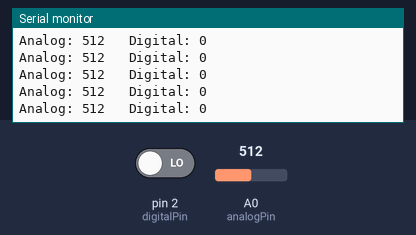
The sketch below on a simulated Arduino Uno, built with avr-gcc and run on an emulated ATmega328P. Parts: the last lines printed to the serial monitor. The test bench sets the inputs (shaded band); at power-on: A0 (analogPin) = 512, pin 2 (digitalPin) LOW.

Above: at 1.2 s.
1.3 s: A0 (analogPin) set to 107
At 1.33 s:
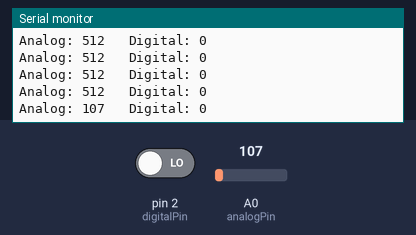
4.3 s: A0 (analogPin) set to 93
At 4.31 s:
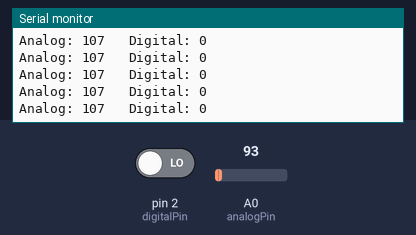
10.3 s: A0 (analogPin) set to 988
At 10.31 s:
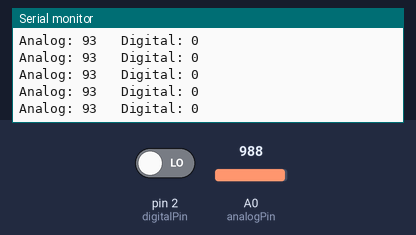
13.3 s: A0 (analogPin) set to 1006
At 13.34 s:
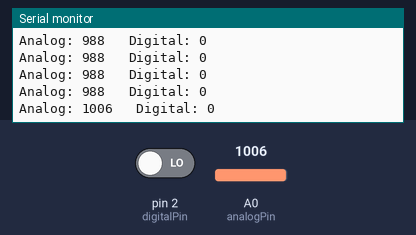
Timing chart, 0 to 15.8 s (numbered marks = the images above; inputs shaded):
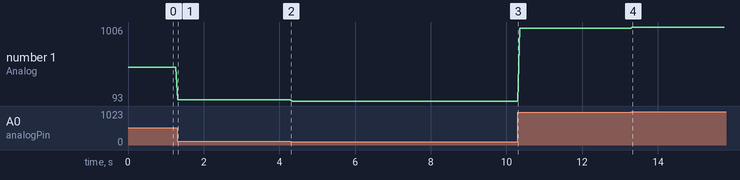

The sketch:

practice-3.ino
```cpp
const int analogPin = A0;
const int digitalPin = 2;

void setup() {
  pinMode(digitalPin, INPUT);
  Serial.begin(9600);
}

void loop() {
  int analogValue = analogRead(analogPin);
  int digitalValue = digitalRead(digitalPin);

  Serial.print("Analog: ");
  Serial.print(analogValue);
  Serial.print("\t Digital: ");
  Serial.println(digitalValue);

  delay(50);
}
```

Measured:
- after the input at 1.3 s, the serial monitor: prints a new line at once (image 1)
- after the input at 13.3 s, the serial monitor: prints a new line at once (image 4)
- plotted number 1: 512 → 107 after the input at 1.3 s, 107 → 93 after the input at 4.3 s, 93 → 988 after the input at 10.3 s, 988 → 1006 after the input at 13.3 s
